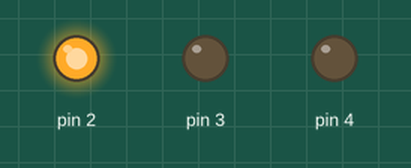
A sketch run on a simulated Arduino Uno, built with avr-gcc and run on an emulated ATmega328P. Parts: output pins drawn as LEDs (lit = HIGH).

Above: at 2.0 s.
At 6.0 s:
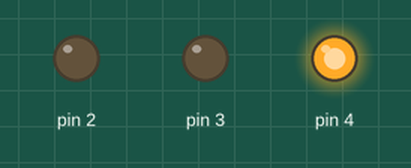
At 9.0 s:
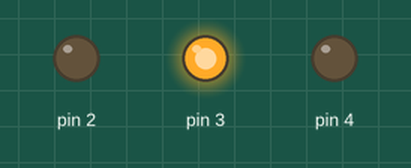
Timing chart, 0 to 13.0 s (numbered marks = the images above):
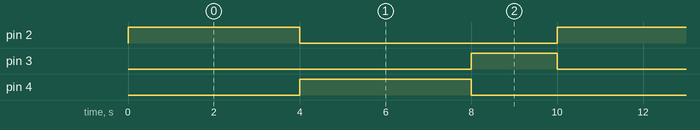

The sketch:

TrafficLight.ino
```cpp
// DUCSTeach Arduino Traffic Light
// Code Written by: Matthew Horger
// Drexel University - 2018


void setup() {
  // put your setup code here, to run once:

  pinMode(2, OUTPUT); // 2 is red
  pinMode(3, OUTPUT); // 3 is yellow
  pinMode(4, OUTPUT); // 4 is green

}

void loop() {
  // put your main code here, to run repeatedly:

  digitalWrite(2, HIGH); // turn on red by default - don't want traffic moving freely
  delay(4000); // show red for 4 seconds to allow traffic from the other side to pass through
  digitalWrite(2, LOW); // turn off red
  digitalWrite(4, HIGH); // turn on green
  delay(4000); // leave green on for the same time as red for equal flow of traffic
  digitalWrite(4, LOW); //turn off green
  digitalWrite(3, HIGH); //turn on yellow
  delay(2000); // we only want yellow on for 2 seconds to let traffic finishing flowing
  digitalWrite(3, LOW); // turn off yellow and loop back to begining of program (void loop)

}
```

Measured:
- by itself, pin 2, pin 4: alternates HIGH for 4.0 s and LOW for 6.0 s
- by itself, pin 3: alternates HIGH for 2.0 s and LOW for 8.0 s
- by itself, everything shown: repeats every 10.0 s, in 4 steps
